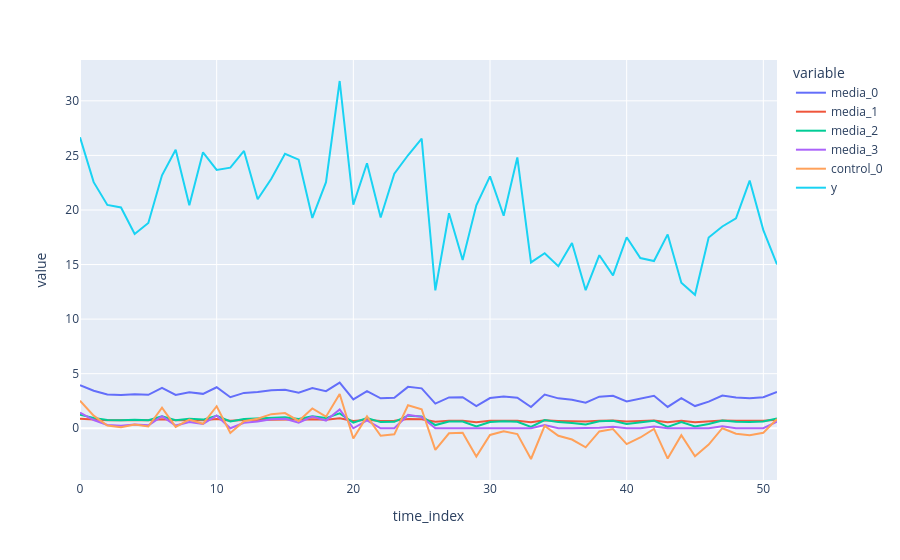

Notebook code cell kept with this figure:
### Code cell
figure = px.line(
    data.with_row_index("time_index"),
    x="time_index",
    y=data.columns,
)
figure.show()

### Figure 1 — Plotly figure (JSON) as saved in the notebook; plotly's stock layout.template omitted (floating-point values rounded to 4 significant figures)
{"data": [{"hovertemplate": "variable=media_0<br>time_index=%{x}<br>value=%{y}<extra></extra>", "legendgroup": "media_0", "line": {"color": "#636efa", "dash": "solid"}, "marker": {"symbol": "circle"}, "mode": "lines", "name": "media_0", "orientation": "v", "showlegend": true, "type": "scatter", "x": [0, 1, 2, 3, 4, 5, 6, 7, 8, 9, 10, 11, 12, 13, 14, 15, 16, 17, 18, 19, 20, 21, 22, 23, 24, 25, 26, 27, 28, 29, 30, 31, 32, 33, 34, 35, 36, 37, 38, 39, 40, 41, 42, 43, 44, 45, 46, 47, 48, 49, 50, 51], "xaxis": "x", "y": [3.945, 3.435, 3.091, 3.039, 3.126, 3.061, 3.706, 3.047, 3.302, 3.152, 3.758, 2.84, 3.24, 3.327, 3.485, 3.525, 3.252, 3.681, 3.4, 4.177, 2.647, 3.408, 2.74, 2.79, 3.791, 3.656, 2.257, 2.826, 2.842, 2.024, 2.768, 2.899, 2.8, 1.941, 3.084, 2.741, 2.612, 2.344, 2.892, 2.972, 2.454, 2.682, 2.978, 1.956, 2.763, 2.034, 2.44, 3.002, 2.812, 2.76, 2.843, 3.319], "yaxis": "y"}, {"hovertemplate": "variable=media_1<br>time_index=%{x}<br>value=%{y}<extra></extra>", "legendgroup": "media_1", "line": {"color": "#EF553B", "dash": "solid"}, "marker": {"symbol": "circle"}, "mode": "lines", "name": "media_1", "orientation": "v", "showlegend": true, "type": "scatter", "x": [0, 1, 2, 3, 4, 5, 6, 7, 8, 9, 10, 11, 12, 13, 14, 15, 16, 17, 18, 19, 20, 21, 22, 23, 24, 25, 26, 27, 28, 29, 30, 31, 32, 33, 34, 35, 36, 37, 38, 39, 40, 41, 42, 43, 44, 45, 46, 47, 48, 49, 50, 51], "xaxis": "x", "y": [0.8709, 0.7872, 0.7308, 0.7222, 0.7365, 0.7258, 0.8316, 0.7236, 0.7654, 0.7409, 0.8402, 0.6896, 0.7551, 0.7695, 0.7954, 0.8019, 0.7571, 0.8276, 0.7814, 0.9089, 0.6578, 0.7828, 0.6732, 0.6814, 0.8457, 0.8234, 0.5939, 0.6873, 0.6899, 0.5557, 0.6778, 0.6992, 0.6831, 0.5421, 0.7295, 0.6733, 0.6521, 0.6081, 0.6981, 0.7112, 0.6262, 0.6637, 0.7122, 0.5445, 0.6769, 0.5573, 0.6239, 0.7161, 0.6851, 0.6764, 0.6901, 0.7681], "yaxis": "y"}, {"hovertemplate": "variable=media_2<br>time_index=%{x}<br>value=%{y}<extra></extra>", "legendgroup": "media_2", "line": {"color": "#00cc96", "dash": "solid"}, "marker": {"symbol": "circle"}, "mode": "lines", "name": "media_2", "orientation": "v", "showlegend": true, "type": "scatter", "x": [0, 1, 2, 3, 4, 5, 6, 7, 8, 9, 10, 11, 12, 13, 14, 15, 16, 17, 18, 19, 20, 21, 22, 23, 24, 25, 26, 27, 28, 29, 30, 31, 32, 33, 34, 35, 36, 37, 38, 39, 40, 41, 42, 43, 44, 45, 46, 47, 48, 49, 50, 51], "xaxis": "x", "y": [1.237, 0.9511, 0.7584, 0.7289, 0.7781, 0.7413, 1.103, 0.7337, 0.8768, 0.7928, 1.132, 0.6176, 0.8416, 0.8908, 0.9792, 1.001, 0.8484, 1.089, 0.9314, 1.367, 0.5092, 0.936, 0.5618, 0.5896, 1.151, 1.075, 0.2908, 0.6099, 0.6187, 0.1602, 0.5773, 0.6504, 0.5954, 0.1136, 0.7541, 0.5618, 0.4897, 0.3392, 0.6466, 0.6916, 0.4011, 0.5291, 0.695, 0.122, 0.5743, 0.1656, 0.3931, 0.7084, 0.6022, 0.5725, 0.6195, 0.886], "yaxis": "y"}, {"hovertemplate": "variable=media_3<br>time_index=%{x}<br>value=%{y}<extra></extra>", "legendgroup": "media_3", "line": {"color": "#ab63fa", "dash": "solid"}, "marker": {"symbol": "circle"}, "mode": "lines", "name": "media_3", "orientation": "v", "showlegend": true, "type": "scatter", "x": [0, 1, 2, 3, 4, 5, 6, 7, 8, 9, 10, 11, 12, 13, 14, 15, 16, 17, 18, 19, 20, 21, 22, 23, 24, 25, 26, 27, 28, 29, 30, 31, 32, 33, 34, 35, 36, 37, 38, 39, 40, 41, 42, 43, 44, 45, 46, 47, 48, 49, 50, 51], "xaxis": "x", "y": [1.423, 0.7542, 0.3039, 0.2351, 0.35, 0.264, 1.109, 0.2462, 0.5806, 0.3843, 1.178, 0.0, 0.4985, 0.6134, 0.8199, 0.8719, 0.5143, 1.077, 0.7081, 1.726, 0.0, 0.719, 0.0, 0.0, 1.221, 1.044, 0.0, 0.0, 0.0, 0.0, 0.0, 0.05173, 0.0, 0.0, 0.294, 0.0, 0.0, 0.0, 0.04274, 0.1479, 0.0, 0.0, 0.1558, 0.0, 0.0, 0.0, 0.0, 0.187, 0.0, 0.0, 0.0, 0.6022], "yaxis": "y"}, {"hovertemplate": "variable=control_0<br>time_index=%{x}<br>value=%{y}<extra></extra>", "legendgroup": "control_0", "line": {"color": "#FFA15A", "dash": "solid"}, "marker": {"symbol": "circle"}, "mode": "lines", "name": "control_0", "orientation": "v", "showlegend": true, "type": "scatter", "x": [0, 1, 2, 3, 4, 5, 6, 7, 8, 9, 10, 11, 12, 13, 14, 15, 16, 17, 18, 19, 20, 21, 22, 23, 24, 25, 26, 27, 28, 29, 30, 31, 32, 33, 34, 35, 36, 37, 38, 39, 40, 41, 42, 43, 44, 45, 46, 47, 48, 49, 50, 51], "xaxis": "x", "y": [2.515, 1.157, 0.2423, 0.1025, 0.3359, 0.1614, 1.877, 0.1252, 0.8043, 0.4057, 2.017, -0.4258, 0.6375, 0.8708, 1.29, 1.396, 0.6697, 1.812, 1.063, 3.131, -0.9403, 1.085, -0.6905, -0.5587, 2.106, 1.745, -1.977, -0.4621, -0.4205, -2.596, -0.6169, -0.2698, -0.5312, -2.817, 0.2223, -0.6905, -1.033, -1.747, -0.288, -0.07444, -1.453, -0.8454, -0.05846, -2.777, -0.631, -2.571, -1.491, 0.005028, -0.499, -0.6395, -0.4165, 0.8482], "yaxis": "y"}, {"hovertemplate": "variable=y<br>time_index=%{x}<br>value=%{y}<extra></extra>", "legendgroup": "y", "line": {"color": "#19d3f3", "dash": "solid"}, "marker": {"symbol": "circle"}, "mode": "lines", "name": "y", "orientation": "v", "showlegend": true, "type": "scatter", "x": [0, 1, 2, 3, 4, 5, 6, 7, 8, 9, 10, 11, 12, 13, 14, 15, 16, 17, 18, 19, 20, 21, 22, 23, 24, 25, 26, 27, 28, 29, 30, 31, 32, 33, 34, 35, 36, 37, 38, 39, 40, 41, 42, 43, 44, 45, 46, 47, 48, 49, 50, 51], "xaxis": "x", "y": [26.66, 22.55, 20.46, 20.23, 17.79, 18.81, 23.17, 25.52, 20.43, 25.28, 23.67, 23.88, 25.4, 20.98, 22.85, 25.14, 24.61, 19.27, 22.54, 31.82, 20.49, 24.29, 19.32, 23.33, 25.01, 26.54, 12.64, 19.7, 15.41, 20.43, 23.08, 19.47, 24.81, 15.2, 16.04, 14.84, 16.97, 12.65, 15.86, 14.01, 17.5, 15.59, 15.32, 17.76, 13.34, 12.23, 17.48, 18.49, 19.24, 22.69, 18.15, 15.01], "yaxis": "y"}], "layout": {"legend": {"title": {"text": "variable"}, "tracegroupgap": 0}, "margin": {"t": 60}, "xaxis": {"anchor": "y", "domain": [0, 1], "title": {"text": "time_index"}}, "yaxis": {"anchor": "x", "domain": [0, 1], "title": {"text": "value"}}}}
